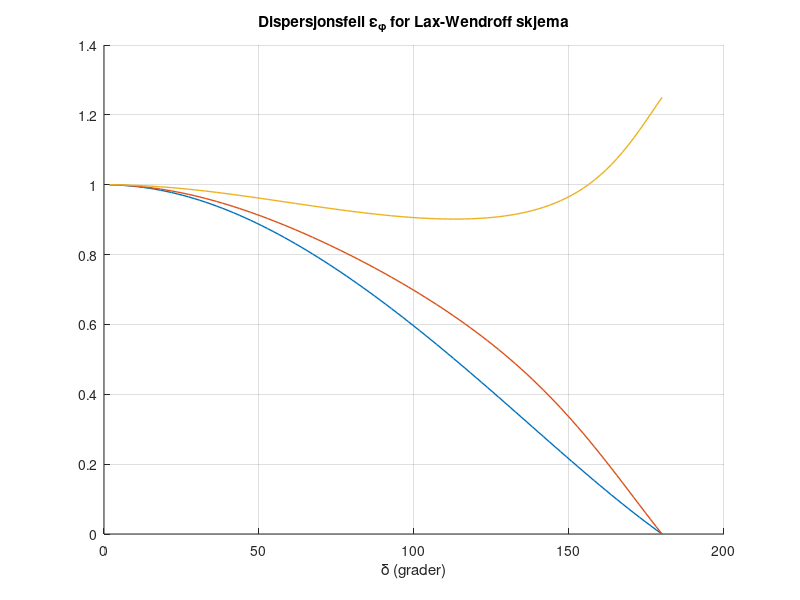

Write the MATLAB code that produced this figure.
% ==== program lwdispserr ====
%
% Computes the dispersion error of the Lax-Wendroff 
% scheme for the advection equation
% as a function of the Courant number and the 
% phase-angle delta
% 
clear; close;
dvecg = linspace(0,180);
drad = dvecg*pi/180;% delta
drad2 = drad/2;% delta/2
sdel = sin(drad); % sin(delta)
sdel2 = 2*sin(drad2).^2;% 2*sin(delta/2)^2
%ylim([0 1]);
LW = 'LineWidth';
hold on
for C = [0.25 0.5 0.8]
    temp = atan2(C*sdel,1 - C^2*sdel2);
    derr = temp./(C*drad);
    plot(dvecg,derr,LW,1);
end
hold off
grid
title('Dispersjonsfeil \epsilon{_\phi} for Lax-Wendroff skjema');
xlabel('\delta (grader)');

    
